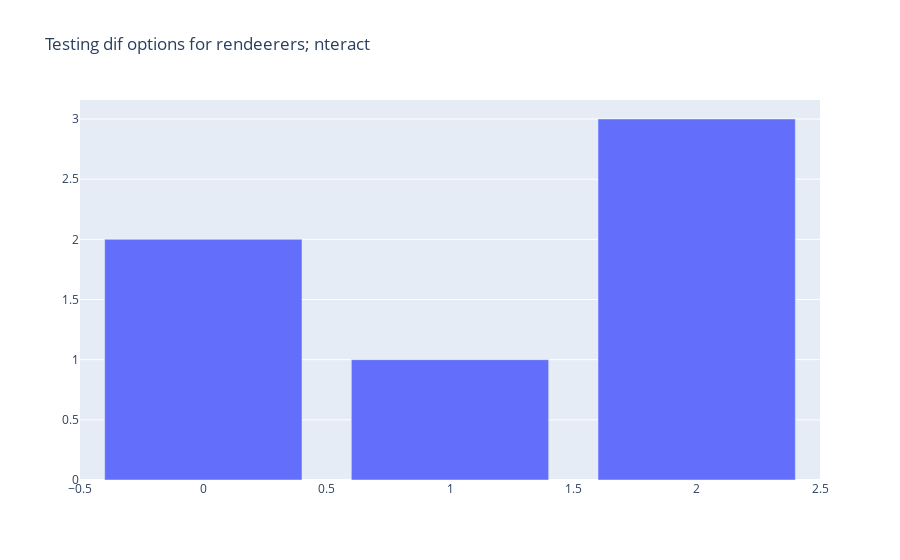

The code cell stored with this chart in its notebook:
### Code cell
fig = go.Figure(
    data=[go.Bar(y=[2, 1, 3])],
    layout_title_text="Testing dif options for rendeerers; nteract"
)
fig.offline.show(renderer="nteract")

### Figure 1 — Plotly figure (JSON) as saved in the notebook; plotly's stock layout.template omitted (floating-point values rounded to 4 significant figures)
{"data": [{"type": "bar", "y": [2, 1, 3]}], "layout": {"autosize": true, "title": {"text": "Testing dif options for rendeerers; nteract"}, "xaxis": {"autorange": true, "range": [-0.5, 2.5]}, "yaxis": {"autorange": true, "range": [0, 3.158], "type": "linear"}}}
